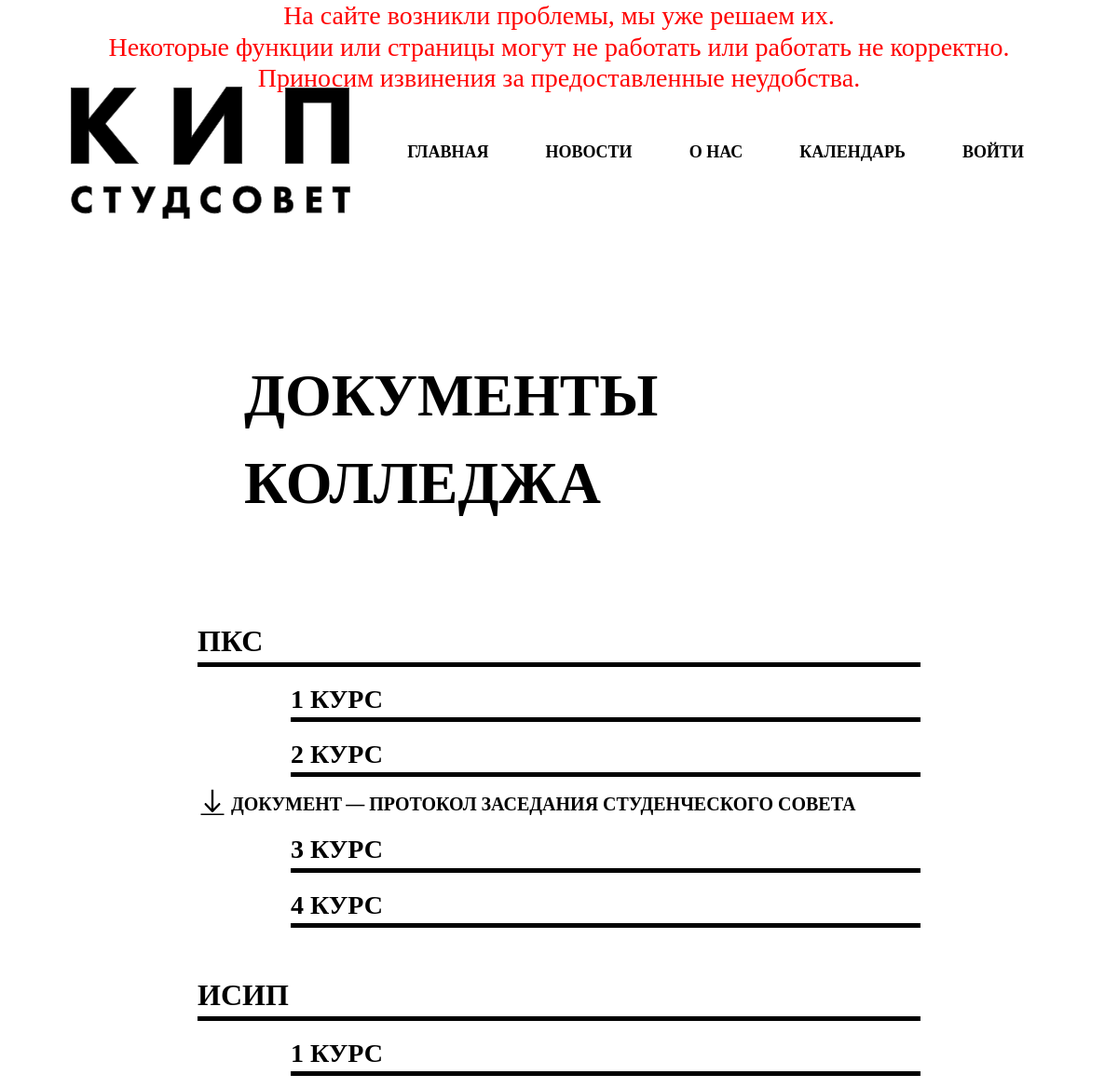
Before: /docs_college/ (upper part) with the older database file.
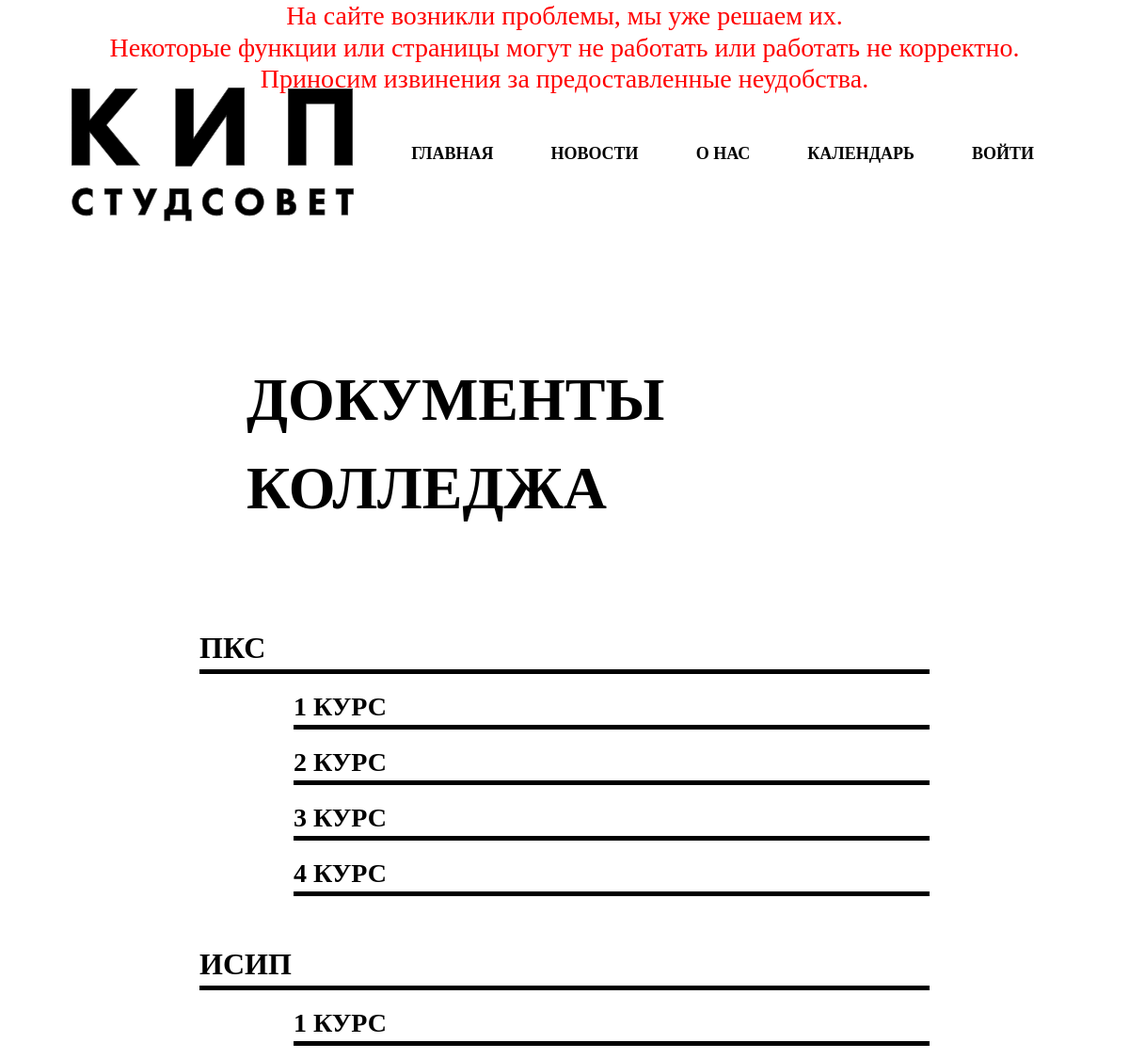
After: the same page with the newer database file.
### accounts/models.py (models this page shows, shortened)
class Specialty(models.Model):
    name        = models.CharField(max_length=200, null=True)
    def __str__(self):
        return self.name

class DocsCollege(models.Model):
    COURCE = (
            ('1 курс', '1 курс'),
            ('2 курс', '2 курс'),
            ('3 курс', '3 курс'),
            ('4 курс', '4 курс')
    )
    name        = models.CharField(max_length=200, null=True, blank=True)
    file        = models.FileField(null=True, blank=True)
    specialty   = models.ForeignKey(Specialty, null = True, blank = True, on_delete = models.SET_NULL)
    cource      = models.CharField(max_length=200, null=True,  blank = True,choices=COURCE)
    description = models.CharField(max_length=200, null=True, blank=True)
    date_created= models.DateTimeField(auto_now_add=True, blank=True, null=True)

### accounts/views.py (the view)
# urls.py: path('docs_college/', views.docs_college, name="docs_college"),
def docs_college(request):
    specialties = Specialty.objects.all()
    cources = ["1 курс", "2 курс", "3 курс", "4 курс"]
    docs = DocsCollege.objects.all()
    context = {
        'specialties':specialties, 'cources':cources, 'docs':docs
    }
    return render(request, 'accounts/pages/docs_college.html', context)

### accounts/templates/accounts/pages/docs_college.html (shortened to what this page needs)
{% extends 'accounts/main.html' %}
{% load static %}
{% block content %}
<section class="promo row">
    <div class="col-12 col-sm-7 promo-header">
        Документы Колледжа
    </div>
</section>
<section class="docs row">
    <div class="col-0 col-xs-0 col-sm-1 col-md-1 col-lg-2"></div>
    <div class="col-xs-12 col-sm-10 col-md-10 col-lg-8">
        {% for specialty in specialties %}
        <div class="doc-box-class">
            <div class="doc-header">{{specialty}}</div>
            {% for cource in cources %}
                <div class="doc-year">
                    <div class="doc-year-header">{{cource}}</div>
                    {% for doc in docs %}
                        {% if doc.specialty == specialty and doc.cource == cource %}
                        <div class="doc-document">
                            <a class="nav-item-link"  href="{{doc.file.url}}" download>
                            </a>
                            <a class="doc-file">{{doc.name}}</a>
                            <span class="doc-about"> — {{doc.description}}</span>
                        </div>
                        {% endif %}
                    {% endfor %}
                </div>
            {% endfor %}
        </div>
        {% endfor %}
    </div>
    <div class="col-0 col-xs-0 col-sm-1 col-md-1 col-lg-2"></div>
</section>
{% endblock %}

Changed rows visible on the page:
removed DocsCollege: name "ДОКУМЕНТ", description "ПРОТОКОЛ ЗАСЕДАНИЯ СТУДЕНЧЕСКОГО СОВЕТА", shown under Specialty "ПКС"
